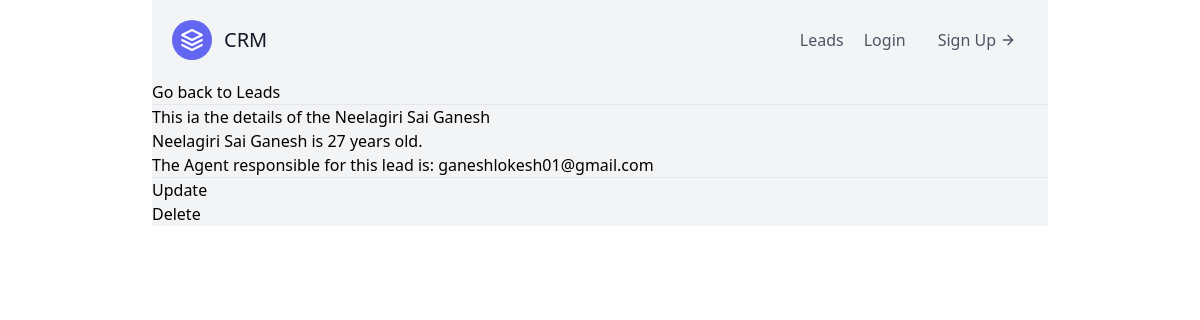
Page /leads/8/ on the committed database.
### leads/models.py (models this page shows)
class LEAD(models.Model):
    first_name = models.CharField(max_length=20)
    last_name = models.CharField(max_length=20)
    age = models.IntegerField(default=0)
    agent = models.ForeignKey("Agent", on_delete=models.CASCADE)
    def __str__(self) -> str:
        return f"{self.first_name} {self.last_name}"

class Agent(models.Model):
    user = models.ForeignKey('User', on_delete=models.CASCADE)
    def __str__(self) -> str:
        return self.user.email

class User(AbstractUser):
    pass

### leads/views.py (the view)
# urls.py: path('<int:pk>/', lead_details, name="lead-details"),
def lead_details(request, pk):
    lead = LEAD.objects.get(id=pk)
    context = {
        'lead': lead
    }
    return render(request, "leads/lead_details.html", context)

### templates/leads/lead_details.html
{% extends "base.html" %}
{% block content %}
    <a href="{% url 'leads:lead-list' %}">Go back to Leads</a>
    <hr />
    <h1>This ia the details of the {{ lead }}</h1>
    <h3>{{ lead }} is {{lead.age}} years old.</h3>
    <p>The Agent responsible for this lead is: {{lead.agent}}</p>
    <hr />
    <a href="{% url 'leads:update-lead' lead.pk %}"><h4>Update</h4></a>
    <a href="{% url 'leads:delete-lead' lead.pk %}"><h4>Delete</h4></a>
{% endblock content %}

### rows in the picture
LEAD: first_name+last_name "Neelagiri Sai Ganesh", age "27", agent "ganeshlokesh01@gmail.com"
